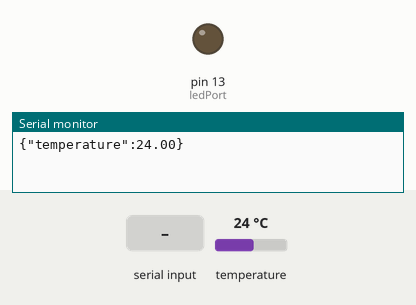
The sketch below on a simulated Arduino Uno, built with avr-gcc and run on an emulated ATmega328P. Parts: output pins drawn as LEDs (lit = HIGH), the last lines printed to the serial monitor. The test bench sets the inputs (shaded band); at power-on: temperature 24 °C.

Above: at 1.2 s.
1.3 s: "1\n" received over Serial
At 2.5 s:
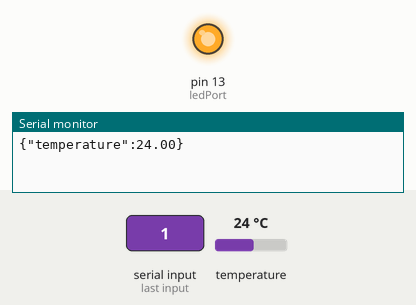
3.2 s: "90,45\n" received over Serial
At 5.0 s:
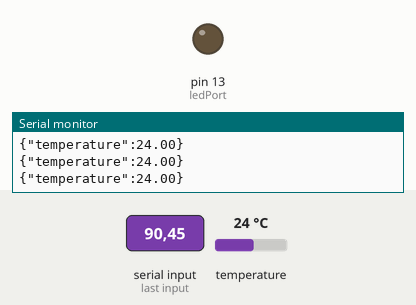
Timing chart, 0 to 6.5 s (numbered marks = the images above; inputs shaded):
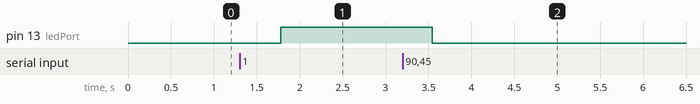

The sketch:

sensor_led.ino
```cpp
#include <OneWire.h>
#include <DallasTemperature.h>
#define ONE_WIRE_BUS 2
OneWire oneWire(ONE_WIRE_BUS);
DallasTemperature sensors(&oneWire);
int ledPort=13;//Led灯的正极连接到13端口
int serialData;
void setup(void)
{
  Serial.begin(9600);
  sensors.begin();
  pinMode(ledPort,OUTPUT);
}

void loop(void)
{
  String inString="";
  while (Serial.available()>0) {
      int inChar=Serial.read();
      if (isDigit(inChar)){
          inString+=(char)inChar;
        }
      serialData=inString.toInt();
    }
    if (serialData==1){
        digitalWrite(ledPort,HIGH);
    }else{
      digitalWrite(ledPort,LOW);
    }
  sensors.requestTemperatures(); // Send the command to get temperature
  Serial.print("{\"temperature\":");
  Serial.print(sensors.getTempCByIndex(0));
  Serial.println("}");
  delay(1000);//每隔1秒获得一次传感器的数据
}
```

Measured:
- after the input at 1.3 s, pin 13 (ledPort): LOW → HIGH after 0.48 s
- after the input at 3.2 s, pin 13 (ledPort): HIGH → LOW after 0.35 s
